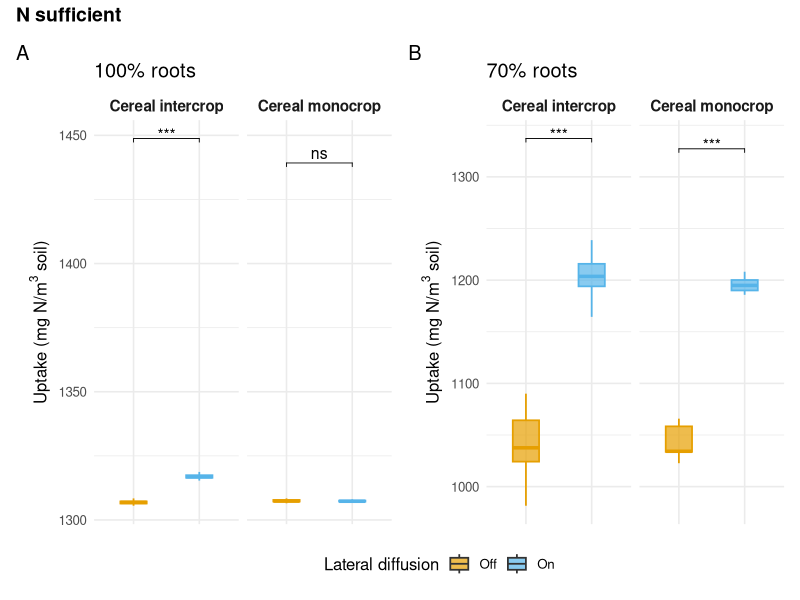
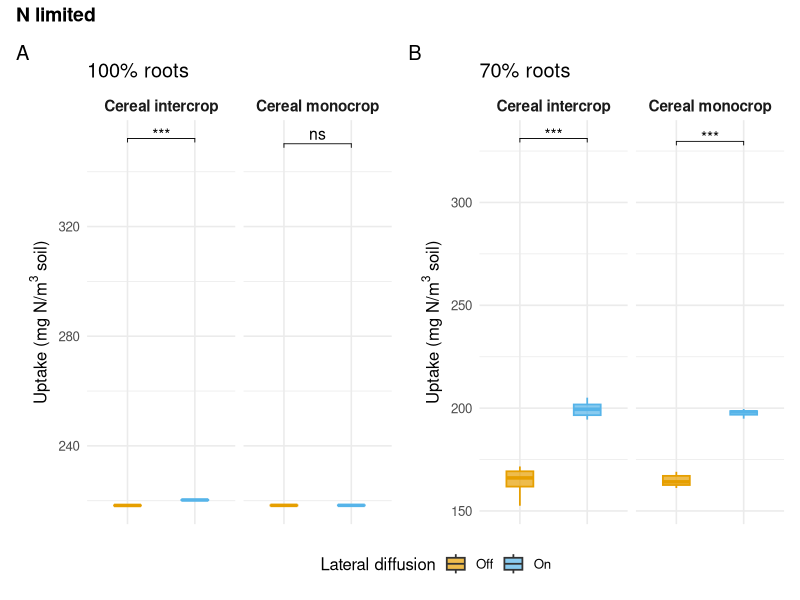

Write R code to recreate these figures, in order. (Note: this script raises an error after producing the figures.)
# Figure 6, 7

# ---------------------------------------------------------------
# 1. Load libraries
# ---------------------------------------------------------------
library(tidyverse)   # ggplot2, dplyr, readr …
library(patchwork)   # arranging plots
library(ggpubr)      # stat_pvalue_manual()

# ---------------------------------------------------------------
# 2. Load and combine data
# ---------------------------------------------------------------
df_fullN   <- read_csv("output_fullN.csv")   %>% mutate(N_level = "N sufficient")
df_Nlimited <- read_csv("output_Nlimited.csv") %>% mutate(N_level = "N limited")
df <- bind_rows(df_fullN, df_Nlimited)

# ---------------------------------------------------------------
# 3. Pre-process data
# ---------------------------------------------------------------
df <- df %>%
  mutate(
    lateral_enabled   = as.character(lateral_enabled),
    lateral_label     = if_else(lateral_enabled == "TRUE", "On", "Off"),
    intercrop         = as.integer(intercrop),
    m3_uptake_cereal  = m3_uptake_cereal * 0.014,
    m3_uptake_cereal  = if_else(intercrop == 1, m3_uptake_cereal * 2, m3_uptake_cereal), # NEW LINE FOR DOUBLING
    N_level           = factor(N_level, levels = c("N sufficient", "N limited")),
    coverage_label    = if_else(abs(coverage - 1.0) < 0.01, "100% roots", "70% roots"),
    cropping_label    = if_else(intercrop == 1, "Cereal intercrop", "Cereal monocrop")
  )

# ---------------------------------------------------------------
# 4. Run t-tests & build annotation data frame
# ---------------------------------------------------------------
group_vars <- c("N_level", "coverage_label", "cropping_label")

ttest_results <- df %>%
  group_by(across(all_of(group_vars))) %>%
  group_modify(~{
    tst <- t.test(m3_uptake_cereal ~ lateral_label, data = .x)
    tibble(mean_off  = mean(.x$m3_uptake_cereal[.x$lateral_label == "Off"]),
           mean_on   = mean(.x$m3_uptake_cereal[.x$lateral_label == "On"]),
           p_value   = tst$p.value)
  }) %>%
  ungroup() %>%
  mutate(
    p_adj   = p.adjust(p_value, method = "BH"),
    signif  = case_when(
      p_adj < 0.001 ~ "***",
      p_adj < 0.01  ~ "**",
      p_adj < 0.05  ~ "*",
      TRUE          ~ "ns"),
    group1  = "Off",
    group2  = "On",
    label   = signif,
    y.position = pmax(mean_off, mean_on) + 0.10 * max(df$m3_uptake_cereal)
  )

# (optional) hide ‘ns’ results
#ttest_results <- filter(ttest_results, label != "ns")

# ---------------------------------------------------------------
# 5. Plotting function for one (N-level × coverage) panel pair
# ---------------------------------------------------------------
plot_single_butterfly_panel <- function(data, n_level_val, coverage_label_val) {
  
  filtered_data <- filter(data, N_level == n_level_val,
                          coverage_label == coverage_label_val)
  
  stats_data    <- filter(ttest_results, N_level == n_level_val,
                          coverage_label == coverage_label_val)
  
  ggplot(filtered_data,
         aes(x = lateral_label,
             y = m3_uptake_cereal,
             fill = lateral_label,
             colour = lateral_label)) +
    
    geom_boxplot(width = 0.4,
                 outlier.shape = NA,
                 alpha = 0.7,
                 linewidth = 0.6) +
    
    stat_pvalue_manual(
      data        = stats_data,
      label       = "label",
      y.position  = "y.position",
      xmin        = "group1",
      xmax        = "group2",
      tip.length  = 0.01,
      size        = 4,
      inherit.aes = FALSE       
    ) +
    
    scale_fill_manual(values = c(Off = "#E69F00", On = "#56B4E9"),
                      name   = "Lateral diffusion") +
    scale_colour_manual(values = c(Off = "#E69F00", On = "#56B4E9"),
                        guide  = "none") +
    labs(title = coverage_label_val,
          x = NULL,
         y = expression("Uptake (mg N/" * m^3 * " soil)")) +
    facet_wrap(~ cropping_label, ncol = 2) +
    theme_minimal(base_size = 12) +
    theme(axis.text.x = element_blank(),,
          legend.position = "bottom",
          
          strip.text  = element_text(face = "bold", size = 11))
}

# ---------------------------------------------------------------
# 6. Generate and display the four panels
# ---------------------------------------------------------------
plot_combinations <- expand_grid(n_level = levels(df$N_level),
                                 coverage_label = unique(df$coverage_label))

plot_list <- purrr::map2(plot_combinations$n_level,
                         plot_combinations$coverage_label,
                         ~plot_single_butterfly_panel(df, .x, .y))

plot_sufficient <- wrap_plots(plot_list[plot_combinations$n_level == "N sufficient"],
                              ncol = 2, guides = "collect") +
  plot_annotation(title = "N sufficient",
                  tag_levels = "A",
                  theme = theme(plot.title = element_text(size = 14, face = "bold"),
                                legend.position  = "bottom",
                                axis.text.x = element_blank())) &
  labs(y = expression("Uptake (mg N/" * m^3 * " soil)"),
       fill = "Lateral diffusion")

plot_limited <- wrap_plots(plot_list[plot_combinations$n_level == "N limited"],
                           ncol = 2, guides = "collect") +
  plot_annotation(title = "N limited",
                  tag_levels = "A",
                  theme = theme(plot.title = element_text(size = 14, face = "bold"),
                                legend.position  = "bottom",
                                axis.text.x = element_blank())) &
  labs(y = expression("Uptake (mg N/" * m^3 * " soil)"),
       fill = "Lateral diffusion")

print(plot_sufficient)
print(plot_limited)


# for figure 5

# Use max values to set appropriate annotation positions
max_A <- max(df_A$m3_uptake_cereal)
max_B <- max(df_B$m3_uptake_cereal)

ttest_A <- ttest_A %>% mutate(y.position = max_A + 0.03)
ttest_B <- ttest_B %>% mutate(y.position = max_B + 0.03)

# --- Plot A: N sufficient ---
plot_A <- ggplot(df_A,
                 aes(x = lateral_label,
                     y = m3_uptake_cereal,
                     fill = lateral_label,
                     colour = lateral_label)) +
  geom_boxplot(width = 0.4,
               outlier.shape = NA,
               alpha = 0.7,
               linewidth = 0.6) +
  stat_pvalue_manual(
    data        = ttest_A,
    label       = "label",
    y.position  = "y.position",
    xmin        = "group1",
    xmax        = "group2",
    tip.length  = 0.01,
    size        = 4,
    inherit.aes = FALSE       
  ) +
  scale_fill_manual(values = c(Off = "#E69F00", On = "#56B4E9"),
                    name   = "Lateral diffusion") +
  scale_colour_manual(values = c(Off = "#E69F00", On = "#56B4E9"),
                      guide  = "none") +
  labs(title = "A   N sufficient",
       x = NULL,
       y = expression("Total N uptake (mg N/" * m^3 * " soil)")) +
  coord_cartesian(ylim = c(min(df_A$m3_uptake_cereal) - 0.02, max_A + 0.06)) +
  theme_minimal(base_size = 12) +
  theme(legend.position = "none",
        plot.title = element_text(face = "bold"))

# --- Plot B: N limited ---
plot_B <- ggplot(df_B,
                 aes(x = lateral_label,
                     y = m3_uptake_cereal,
                     fill = lateral_label,
                     colour = lateral_label)) +
  geom_boxplot(width = 0.4,
               outlier.shape = NA,
               alpha = 0.7,
               linewidth = 0.6) +
  stat_pvalue_manual(
    data        = ttest_B,
    label       = "label",
    y.position  = "y.position",
    xmin        = "group1",
    xmax        = "group2",
    tip.length  = 0.01,
    size        = 4,
    inherit.aes = FALSE       
  ) +
  scale_fill_manual(values = c(Off = "#E69F00", On = "#56B4E9"),
                    name   = "Lateral diffusion") +
  scale_colour_manual(values = c(Off = "#E69F00", On = "#56B4E9"),
                      guide  = "none") +
  labs(title = "B   N limited",
       x = NULL,
       y = expression("Total N uptake (mg N/" * m^3 * " soil)")) +
  coord_cartesian(ylim = c(min(df_B$m3_uptake_cereal) - 0.02, max_B + 0.06)) +
  theme_minimal(base_size = 12) +
  theme(legend.position = "bottom",
        plot.title = element_text(face = "bold"))

# --- Combine and display ---
combined_plot <- plot_A + plot_B + plot_layout(ncol = 2, guides = "collect") &
  theme(legend.position = "bottom")

print(combined_plot)
